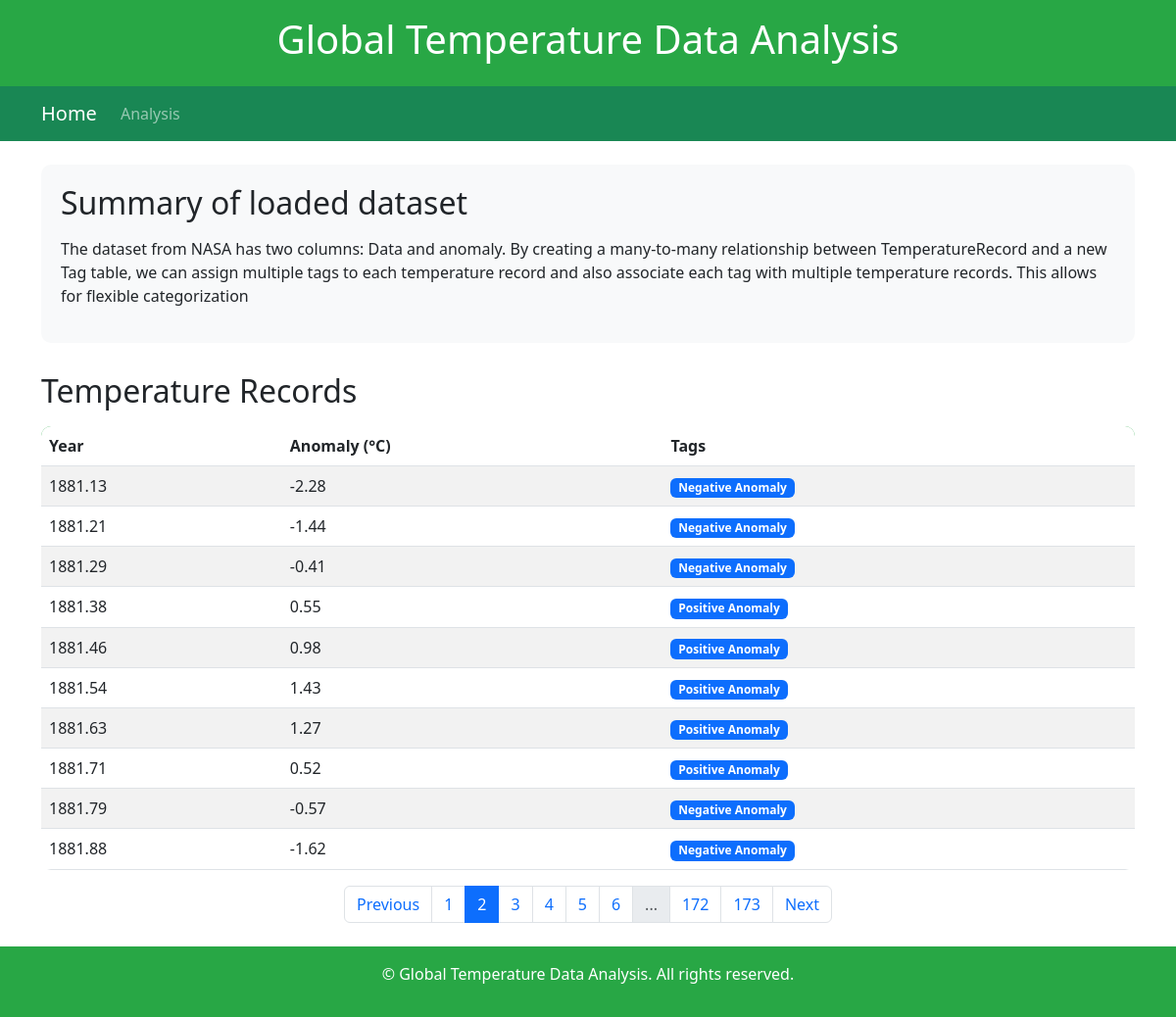
Screenshot of /?page=2 with the database file from the repository.
### models.py (models this page shows)
class TemperatureRecord(db.Model):
    id = db.Column(db.Integer, primary_key=True)
    year = db.Column(db.Float, nullable=False)
    anomaly = db.Column(db.Float, nullable=False)
    tags = db.relationship('Tag', secondary=tags, lazy='subquery',
                           backref=db.backref('temperature_records', lazy=True))

class Tag(db.Model):
    id = db.Column(db.Integer, primary_key=True)
    name = db.Column(db.String(50), nullable=False)

### app.py (the view)
@app.route('/')
def index():
    page = request.args.get('page', 1, type=int)
    per_page = 10  # Number of records per page
    paginated_records = TemperatureRecord.query.paginate(page=page, per_page=per_page, error_out=False)
    return render_template('index.html', records=paginated_records.items, pagination=paginated_records)

### templates/index.html (shortened to what this page needs)
<!DOCTYPE html>
<html>
<head>
    <link href="https://cdn.jsdelivr.net/npm/bootstrap@5.3.0/dist/css/bootstrap.min.css" rel="stylesheet">
</head>
<body>
    <header class="header py-3">
        <div class="container">
            <h1>Global Temperature Data Analysis</h1>
        </div>
    </header>
    <nav class="navbar navbar-expand-lg navbar-dark bg-success">
        <div class="container">
            <a class="navbar-brand" href="/">Home</a>
            <div class="collapse navbar-collapse" id="navbarNav">
                <ul class="navbar-nav">
                    <li class="nav-item">
                        <a class="nav-link" href="/analysis">Analysis</a>
                    </li>
                </ul>
            </div>
        </div>
    </nav>
    <div class="container my-4">
        <div class="summary-section">
            <h2 class="mb-3">Summary of loaded dataset</h2>
            <div class="row">
                <div class="col-md-12">
                    <p>The dataset from NASA has two columns: Data and anomaly. By creating a many-to-many relationship between TemperatureRecord and a new Tag table, we can assign multiple tags to each temperature record and also associate each tag with multiple temperature records. This allows for flexible categorization </p>
                </div>
            </div>
        </div>
        <h2 class="mb-3">Temperature Records</h2>
        <table class="table table-striped">
            <thead>
                <tr>
                    <th>Year</th>
                    <th>Anomaly (°C)</th>
                    <th>Tags</th>
                </tr>
            </thead>
            <tbody>
                {% for record in records %}
                <tr>
                    <td>{{ record.year }}</td>
                    <td>{{ record.anomaly }}</td>
                    <td>
                        {% for tag in record.tags %}
                            <span class="badge bg-primary">{{ tag.name }}</span>
                        {% endfor %}
                    </td>
                </tr>
                {% endfor %}
            </tbody>
        </table>
        <nav aria-label="Page navigation">
            <ul class="pagination">
                {% if pagination.has_prev %}
                    <li class="page-item"><a class="page-link" href="{{ url_for('index', page=pagination.page - 1) }}">Previous</a></li>
                {% else %}
                    <li class="page-item disabled"><a class="page-link" href="#">Previous</a></li>
                {% endif %}
                {% for page_num in pagination.iter_pages() %}
                    {% if page_num %}
                        {% if page_num != pagination.page %}
                            <li class="page-item"><a class="page-link" href="{{ url_for('index', page=page_num) }}">{{ page_num }}</a></li>
                        {% else %}
                            <li class="page-item active"><a class="page-link" href="#">{{ page_num }}</a></li>
                        {% endif %}
                    {% else %}
                        <li class="page-item disabled"><a class="page-link" href="#">...</a></li>
                    {% endif %}
                {% endfor %}
                {% if pagination.has_next %}
                    <li class="page-item"><a class="page-link" href="{{ url_for('index', page=pagination.page + 1) }}">Next</a></li>
                {% else %}
                    <li class="page-item disabled"><a class="page-link" href="#">Next</a></li>
                {% endif %}
            </ul>
        </nav>
    </div>
    <footer class="footer py-3 mt-4">
        <div class="container text-center">
            <p>&copy; {{ current_year }} Global Temperature Data Analysis. All rights reserved.</p>
        </div>
    </footer>
</body>
</html>

### templates/index.html (style rules this page uses)
.header, .footer { background-color: #28a745; color: white; padding: 10px 0; text-align: center; }
.summary-section { background-color: #f8f9fa; border-radius: 10px; padding: 20px; margin-bottom: 30px; }
.table { border-radius: 10px; overflow: hidden; }
.table thead { background-color: #28a745; color: white; }
.badge { margin-right: 5px; }
.pagination { justify-content: center; }

### rows the page displays
TemperatureRecord: year "1881.13", anomaly "-2.28"
Tag: name "Negative Anomaly"
TemperatureRecord: year "1881.21", anomaly "-1.44"
TemperatureRecord: year "1881.29", anomaly "-0.41"
TemperatureRecord: year "1881.38", anomaly "0.55"
Tag: name "Positive Anomaly"
TemperatureRecord: year "1881.46", anomaly "0.98"
TemperatureRecord: year "1881.54", anomaly "1.43"
TemperatureRecord: year "1881.63", anomaly "1.27"
TemperatureRecord: year "1881.71", anomaly "0.52"
TemperatureRecord: year "1881.79", anomaly "-0.57"
TemperatureRecord: year "1881.88", anomaly "-1.62"

### other values shown
{{ page_num }} "1" "3" "4" "5" "6" "172" "173"
{{ page_num }} "2"
